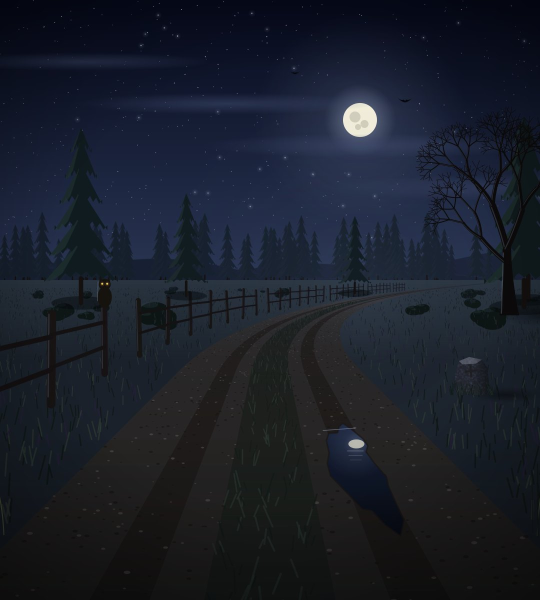
#> input picture app/src/main/assets/intro/intro_1.jpg, 1080 x 1200 px (shown at 1/2 size)
$ python -i raeume_blatt.py   (imports and definitions only)
#> lines starting #> are read from the running program, lines starting #| are printed output that depends on the picture
"""399.5: Blatt je Grundriss, alt neben neu: alt Tag | neu Tag | alt Nacht | neu Nacht | neu gedreht (Ausschnitt um den Raum).
Aufruf: python3 -I raeume_blatt.py <alt-ordner> <neu-ordner> <ziel-stamm>  -> <stamm>-<raum>.jpg (je unter 60 KB, Chefsache) und
<stamm>-alle.jpg (gross, fuer Telegram)."""
import os
import sys
from PIL import Image, ImageDraw, ImageFont

# [1 line that did not run here, left out]
ALT_NAME = {'inn': 'zoom_nah_p_inn_4_6', 'shop': 'zoom_nah_p_shop_4_4', 'elder': 'zoom_nah_p_elder_4_4', 'temple': 'zoom_nah_p_temple_4_4'}
TITEL = {'inn': 'Schenke', 'shop': 'Laden', 'elder': 'Ältester', 'temple': 'Tempel'}


def schrift(n):
    for f in ('/usr/share/fonts/truetype/dejavu/DejaVuSans-Bold.ttf', '/usr/share/fonts/truetype/liberation/LiberationSans-Bold.ttf'):
        if os.path.exists(f):
            return ImageFont.truetype(f, n)
    return ImageFont.load_default()


def ausschnitt(p):
    """mittleres Drittel des Hochformats (dort steht der Raum um den Helden), quadratisch"""
    if not os.path.exists(p):
        return Image.new('RGB', (720, 720), (40, 0, 0))
    im = Image.open(p).convert('RGB')
#> im is the input picture: PIL image 1080x1200 RGB; mean R, G, B 25.7, 30.6, 41.4
    w, h = im.size
#> w = 1080; h = 1200
    s = w
#> s = 1080
    return im.crop((0, (h - s) // 2, w, (h + s) // 2)).resize((720, 720), Image.LANCZOS)
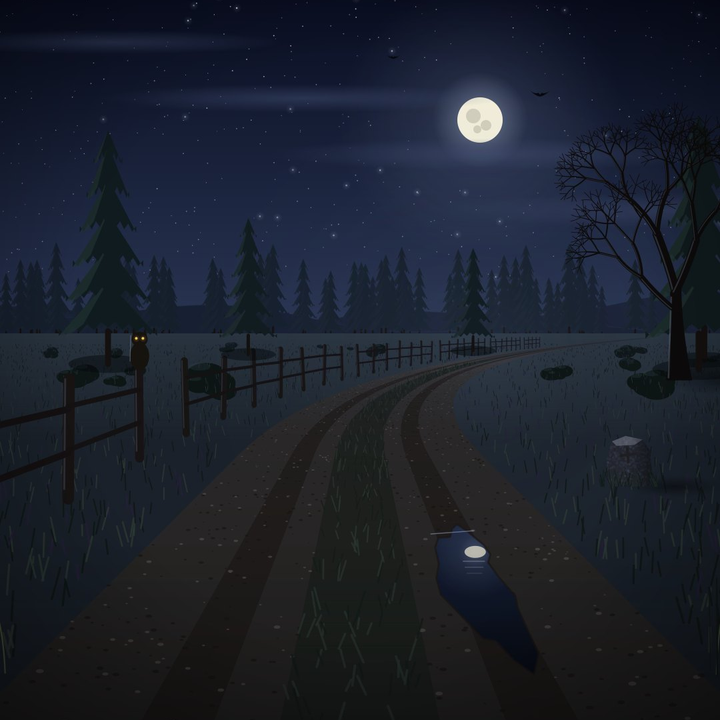
#> returned value: PIL image 720x720 RGB; mean R, G, B 27.3, 32.5, 43.7


zeilen = []
# [17 lines not run here, left out]
# [1 line that did not run here, left out]
y = 0
# [3 lines not run here, left out]
# [1 line that did not run here, left out]
# [2 lines not run here, left out]

>>> result = ausschnitt('../../app/src/main/assets/intro/intro_1.jpg')

$ run again, on app/src/main/assets/intro/intro_3.jpg
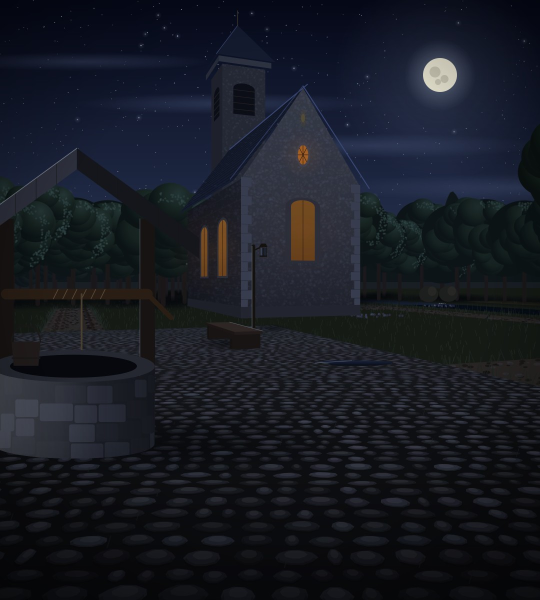
#> input picture app/src/main/assets/intro/intro_3.jpg, 1080 x 1200 px (shown at 1/2 size)
#> in ausschnitt, im is the input picture: PIL image 1080x1200 RGB; mean R, G, B 23.8, 26.9, 35.4
#> in ausschnitt, `return im.crop((0, (h - s) // 2, w, (h + s) // 2)).resize((720, 720), ..`:
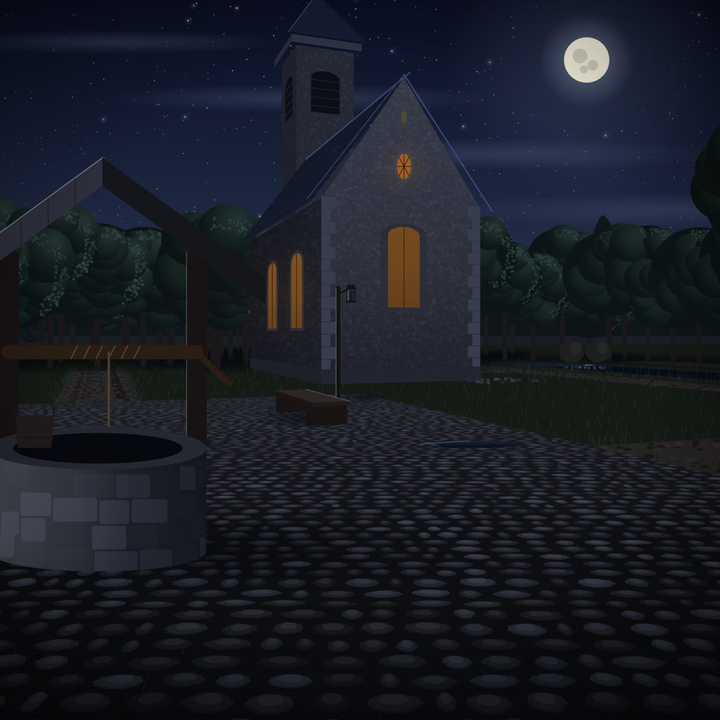
#> returned value: PIL image 720x720 RGB; mean R, G, B 25.5, 28.7, 37.1

$ run again, on app/src/main/assets/intro/intro_4.jpg
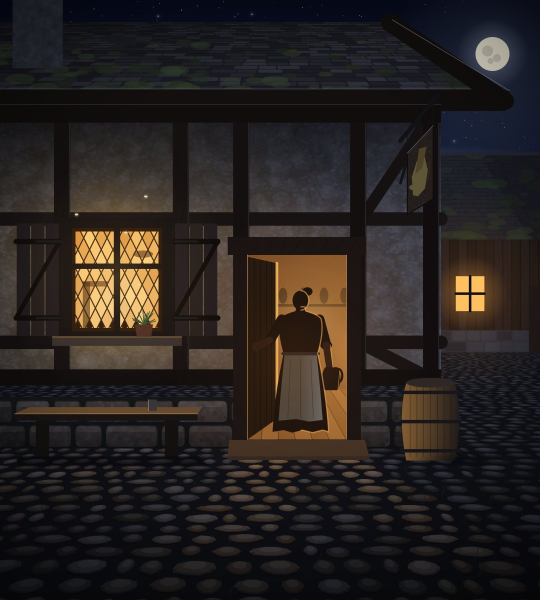
#> input picture app/src/main/assets/intro/intro_4.jpg, 1080 x 1200 px (shown at 1/2 size)
#> in ausschnitt, im is the input picture: PIL image 1080x1200 RGB; mean R, G, B 40.4, 34.8, 32.6
#> in ausschnitt, `return im.crop((0, (h - s) // 2, w, (h + s) // 2)).resize((720, 720), ..`:
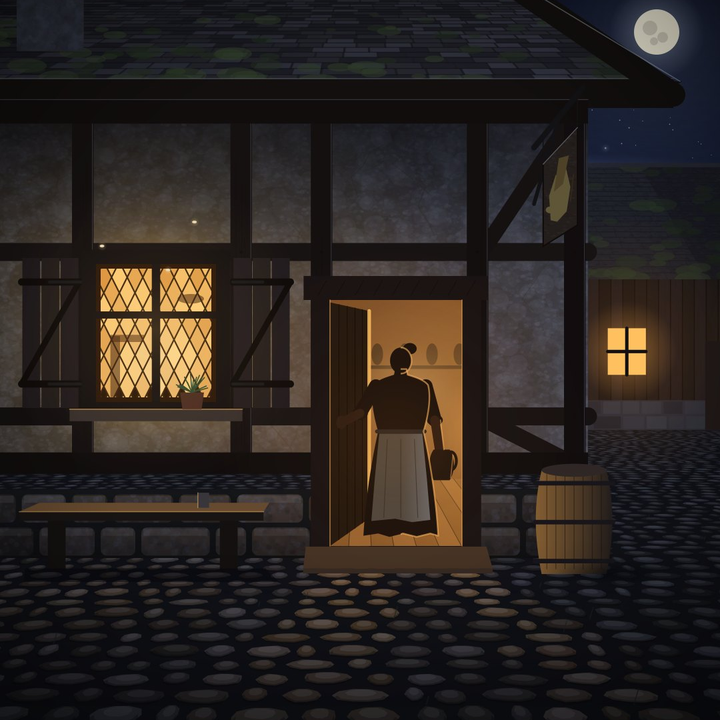
#> returned value: PIL image 720x720 RGB; mean R, G, B 43.5, 37.1, 33.8
